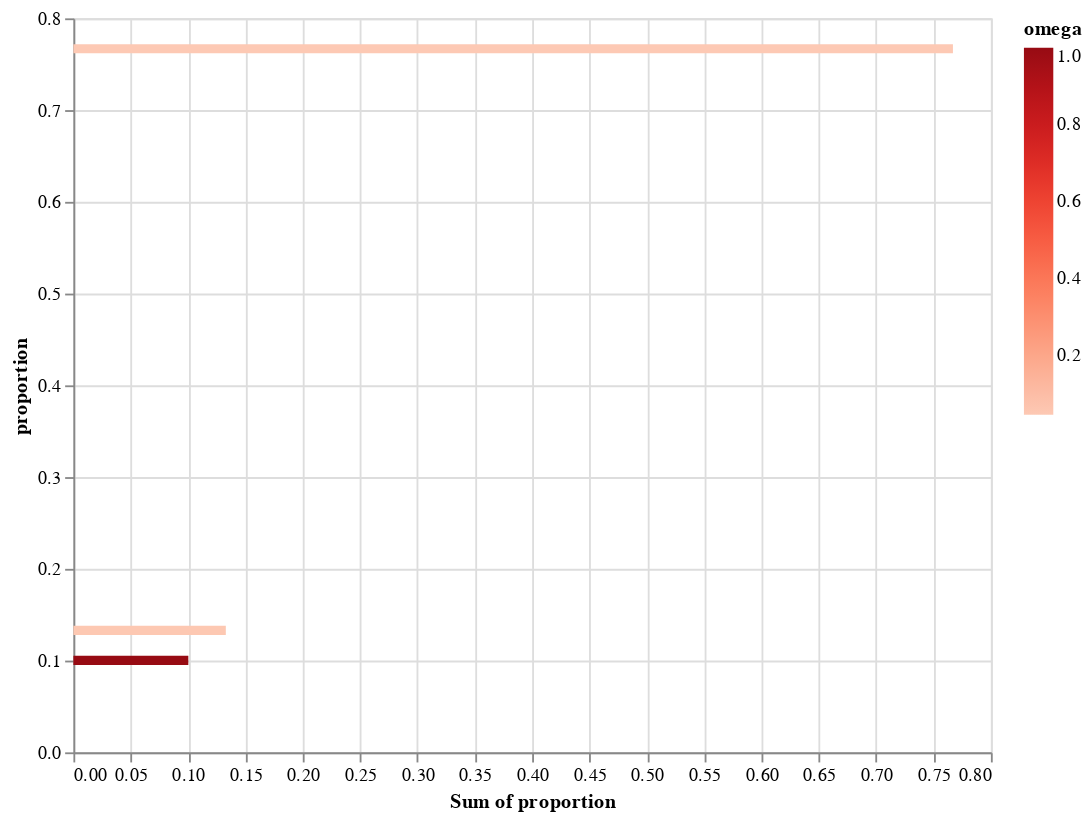

Here is the notebook cell this chart was saved with:
### Markdown cell above
## Fits plots

### Code cell
# Unconstrained model

data   = getBUSTEDS_Fits(JSON_FILE)
df_Unc = pd.DataFrame.from_dict(data["Unconstrained model"]["Rate Distributions"]["Test"], orient='index')

source = df_Unc

line = alt.Chart(source).mark_bar().encode(
    x='sum(proportion)',
    y='proportion',
    color=alt.Color('omega', scale=alt.Scale(scheme='reds', reverse=False))
).properties(
    width=500,
    height=400)

line

### Figure 1 — Vega-Lite specification as saved in the notebook (floating-point values rounded to 4 significant figures)
{"config": {"view": {"continuousWidth": 400, "continuousHeight": 300}}, "data": {"name": "data-8e8d8bb8c7df4c51cd46378ff6346313"}, "mark": "bar", "encoding": {"color": {"type": "quantitative", "field": "omega", "scale": {"reverse": false, "scheme": "reds"}}, "x": {"type": "quantitative", "aggregate": "sum", "field": "proportion"}, "y": {"type": "quantitative", "field": "proportion"}}, "height": 400, "width": 500, "$schema": "https://vega.github.io/schema/vega-lite/v4.8.1.json", "datasets": {"data-8e8d8bb8c7df4c51cd46378ff6346313": [{"omega": 0.04755, "proportion": 0.7669}, {"omega": 0.0535, "proportion": 0.1329}, {"omega": 1.0, "proportion": 0.1002}]}}
